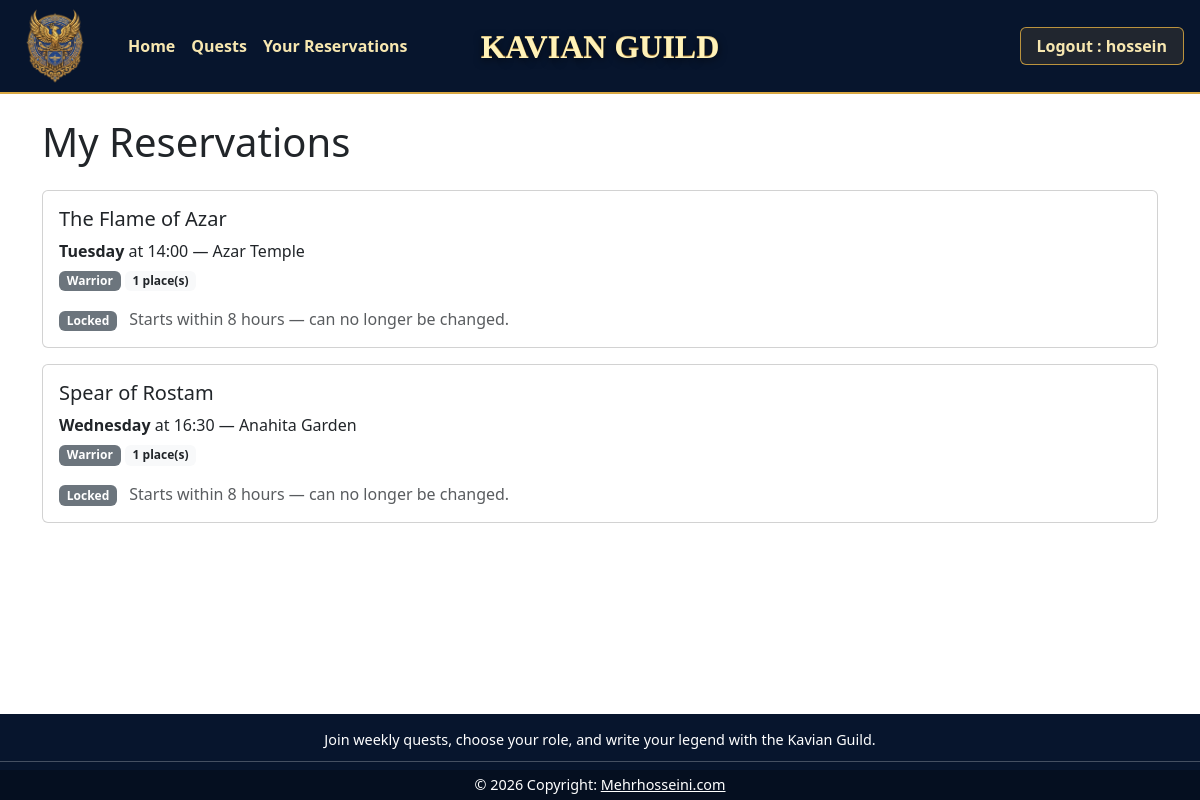
Page /my-reservations (signed in) on the committed database.
### tables this page shows
CREATE TABLE users (
    id            INTEGER PRIMARY KEY AUTOINCREMENT,
    email         TEXT    NOT NULL UNIQUE,
    password_hash TEXT    NOT NULL,
    role          TEXT    NOT NULL CHECK (role IN ('adventurer', 'guildmaster')),
    display_name  TEXT    NOT NULL,
    profile_img   TEXT                      
);

CREATE TABLE participations (
            id         INTEGER PRIMARY KEY AUTOINCREMENT,
            user_id    INTEGER NOT NULL,
            session_id INTEGER NOT NULL,
            role       TEXT    NOT NULL CHECK (role IN ('Warrior','Mage','Healer')),
            places     INTEGER NOT NULL CHECK (places IN (1, 2)),
            FOREIGN KEY (user_id)    REFERENCES users(id),
            FOREIGN KEY (session_id) REFERENCES quest_sessions(id)
        );

CREATE TABLE quests (
        id               INTEGER PRIMARY KEY AUTOINCREMENT,
        title            TEXT    NOT NULL,
        duration_minutes INTEGER NOT NULL CHECK (duration_minutes > 0),
        quest_type       TEXT    NOT NULL CHECK (quest_type IN ('Razm','Rah','Chistan','Sayeh','Atar','Alborz')),
        difficulty       TEXT    NOT NULL CHECK (difficulty IN ('easy','medium','hard')),
        description      TEXT    NOT NULL,
        image            TEXT
    );

CREATE TABLE quest_sessions (
            id           INTEGER PRIMARY KEY AUTOINCREMENT,
            quest_id     INTEGER NOT NULL,
            day          TEXT    NOT NULL,
            start_time   TEXT    NOT NULL,
            start_minute INTEGER NOT NULL,
            location     TEXT    NOT NULL CHECK (location IN ('Azar Temple','Anahita Garden','Pasargad Gate')),
            FOREIGN KEY (quest_id) REFERENCES quests(id)
        );

### app.py (the view)
@app.route("/my-reservations")
@login_required
def my_scroll():
    participations = participations_dao.get_user_participations(current_user.id)
    return render_template(
        "my_scroll.html", participations=participations, is_locked=is_locked
    )

### app.py (called while the page is built)
def is_locked(start_minute):
    return start_minute <= SIMULATED_NOW_MINUTE + LOCK_WINDOW_MINUTES

@login_manager.user_loader
def load_user(user_id):
    return users_dao.get_user_by_id(int(user_id))

### db.py (called while the page is built)
def get_connection():
    conn = sqlite3.connect(DATABASE_PATH)
    conn.row_factory = sqlite3.Row   # rows behave like dicts: row["email"]
    conn.execute("PRAGMA foreign_keys = ON;")
    return conn

### models.py (called while the page is built)
    def is_guild_master(self):              # handy helper for permission checks
        return self.role == "guildmaster"

### participations_dao.py (called while the page is built)
def get_user_participations(user_id):
    conn = get_connection()
    rows = conn.execute(
        '''
        SELECT p.id, p.role, p.places,
               s.id AS session_id, s.day, s.start_time, s.start_minute, s.location,
               q.title AS quest_title
        FROM participations p
        JOIN quest_sessions s ON p.session_id = s.id
        JOIN quests q ON s.quest_id = q.id
        WHERE p.user_id = ?
        ORDER BY s.start_minute
        ''',
        (user_id,),
    ).fetchall()
    conn.close()
    return rows

### users_dao.py (called while the page is built)
def get_user_by_id(user_id):
    conn = get_connection()
    row = conn.execute("SELECT * FROM users WHERE id = ?", (user_id,)).fetchone()
    conn.close()
    if row is None:
        return None
    return User(row["id"], row["email"], row["role"], row["display_name"], row["profile_img"])

### templates/my_scroll.html (shortened to what this page needs)
{% extends 'base.html' %}
{% block content %}
<h1 class="mb-4">My Reservations</h1>
{% if not participations %}
    <div class="d-flex flex-column align-items-center justify-content-center text-center p-5 border border-white rounded">
        You haven't joined any quests yet.
        <a href="{{ url_for('home') }}" class="alert-link">Visit the Quest Board</a> to begin your adventure!
    </div>
{% else %}
    {% for p in participations %}
        <div class="card mb-3">
            <div class="card-body">
                <h5 class="card-title">{{ p.quest_title }}</h5>
                <p class="card-text mb-1">
                    <strong>{{ p.day }}</strong> at {{ p.start_time }} — {{ p.location }}
                </p>
                <span class="badge bg-secondary">{{ p.role }}</span>
                <span class="badge bg-light text-dark">{{ p.places }} place(s)</span>
                {% if is_locked(p.start_minute) %}
                    <p class="text-muted mt-3 mb-0">
                        <span class="badge text-bg-secondary me-2">Locked</span>
                        Starts within 8 hours — can no longer be changed.
                    </p>
                {% endif %}
            </div>
        </div>
    {% endfor %}
{% endif %}
{% endblock %}

### templates/base.html (shortened to what this page needs)
<!DOCTYPE html>
<html lang="en">
<head>
  <link href="https://cdn.jsdelivr.net/npm/bootstrap@5.3.8/dist/css/bootstrap.min.css" rel="stylesheet"
>
  <link rel="stylesheet" href="{{ url_for('static', filename='style.css') }}">
</head>
<body class="{% block body_class %}{% endblock %}">
  <nav class="site-navbar navbar navbar-expand-sm navbar-dark">
    <div class="container-fluid">
      <a class="navbar-brand site-logo" href="{{ url_for('home') }}">
        <img src="{{ url_for('static', filename='images/logo-mark.png') }}" alt="Kavian Guild logo">
      </a>
      <ul class="navbar-nav">
        <li class="nav-item">
          <a class="nav-link" href="{{ url_for('home') }}">Home</a>
        </li>
        <li class="nav-item">
          <a class="nav-link" href="{{ url_for('quests') }}">Quests</a>
        </li>
        {% if current_user.is_authenticated and current_user.role == 'adventurer' %}
        <li class="nav-item">
          <a class="nav-link" href="{{ url_for('my_scroll') }}">Your Reservations</a>
        </li>
        {% endif %}
      </ul>
      <div class="navbar-title">Kavian Guild</div>
      <div class="d-flex gap-2 ms-auto p-1">
        {% if current_user.is_authenticated %}
        <a class="nav-auth-btn nav-auth-btn-logout" href="{{ url_for('logout') }}">Logout : {{ current_user.display_name
          }}</a>
        {% else %}
        <a class="nav-auth-btn" href="{{ url_for('login') }}">Login</a>
        <a class="nav-auth-btn nav-auth-btn-register" href="{{ url_for('register') }}">Register</a>
        {% endif %}
      </div>
    </div>
  </nav>
  <main class="container py-4">
    {% block content %}{% endblock %}
  </main>
  {% block footer %}
  <footer class="site-footer text-center text-white">
    <div class="container">
      <section class="mt-3 ">
        <div class="row d-flex justify-content-center">
          <div class="col-lg-8">
            <p>
              Join weekly quests, choose your role, and write your legend with the Kavian Guild.
            </p>
          </div>
        </div>
      </section>
    </div>
    <hr class="my-2" />
    <div class="text-center py-1 footer-copyright">
      © 2026 Copyright:
      <a class="text-white" href="https://mehrhosseini.com/">Mehrhosseini.com</a>
    </div>
  </footer>
  {% endblock %}
</body>
</html>

### static/style.css (style rules this page uses)
html { min-height: 100%; }
body { min-height: 100vh; display: flex; flex-direction: column; }
main { flex: 1; }
.site-navbar { background-color: #07152d; border-bottom: 2px solid #d8a742; min-height: 92px; }
.site-navbar .container-fluid { position: relative; }
.site-logo { display: flex; align-items: center; justify-content: center; width: 86px; height: 76px; margin-right: 22px; padding-top: 0; padding-bottom: 0; }
.site-logo img { width: 100%; height: 100%; object-fit: contain; }
.site-navbar .nav-link { color: #f7e7b0; font-weight: 600; text-shadow: none; }
.navbar-title { position: absolute; left: 50%; transform: translateX(-50%); color: #f7d878; font-family: Georgia, "Times New Roman", serif; font-size: 32px; font-weight: 700; line-height: 1; text-transform: uppercase; white-space: nowrap; text-shadow: 0 1px 0 #fff2b8, 0 3px 8px rgba(0, 0, 0, 0.65); background-image: linear-gradient(#fff2b8, #d8a742 55%, #8f5f1d); background-clip: text; -webkit-background-clip: text; -webkit-text-fill-color: transparent; pointer-events: none; }
.nav-auth-btn { color: #f7e7b0; text-decoration: none; font-weight: 600; padding: 6px 16px; border: 1px solid rgba(216, 167, 66, 0.85); border-radius: 6px; background-color: rgba(216, 167, 66, 0.12); text-shadow: none; }
.site-footer { background-color: #07152d; background-size: cover; background-position: center; background-repeat: no-repeat; }
.site-footer { font-size: 0.9rem; }
.site-footer p { margin-bottom: 0.25rem; line-height: 1.35; }
.footer-copyright { background-color: rgba(0, 0, 0, 0.297); }

### rows in the picture
users: display_name "hossein"
participations: quest_title "The Flame of Azar", day "Tuesday", start_time "14:00", location "Azar Temple", role "Warrior", places "1"
participations: quest_title "Spear of Rostam", day "Wednesday", start_time "16:30", location "Anahita Garden", role "Warrior", places "1"
